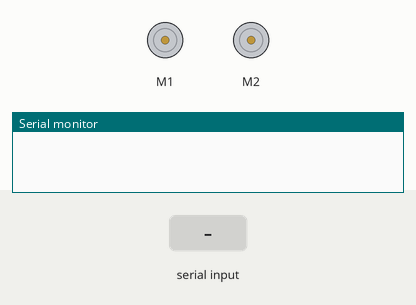
Simulated run of this sketch. Board: Arduino Uno, built with avr-gcc and run on an emulated ATmega328P. Parts: 2 × DC motor (green arrow = forward, orange = backward, longer = faster), the last lines printed to the serial monitor. The inputs (shaded band) are chosen by the test bench.

Above: at 1.2 s.
1.3 s: "90,45\n" received over Serial
At 2.0 s:
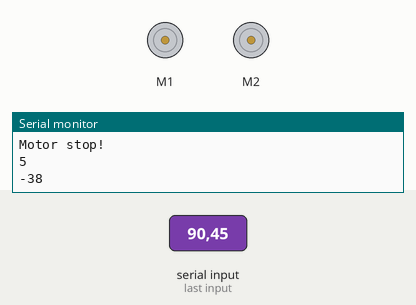
2.8 s: "30,150\n" received over Serial
At 3.8 s:
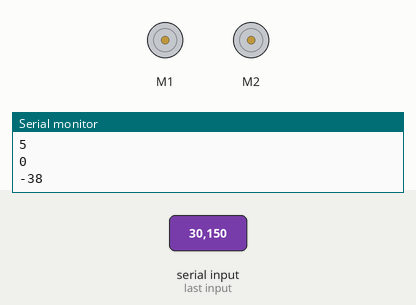
4.3 s: "2\n" received over Serial
At 5.3 s:
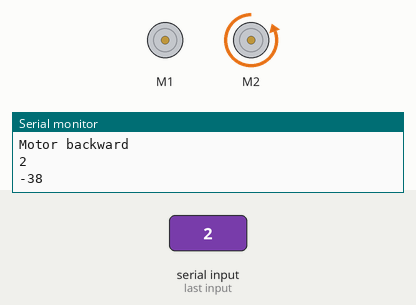
5.8 s: "1\n" received over Serial
At 6.4 s:
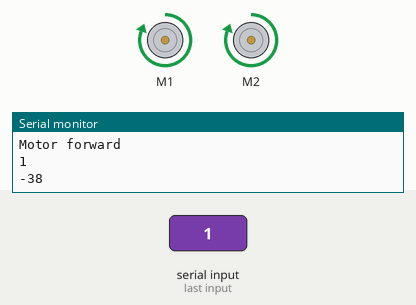
7.3 s: "200\n" received over Serial
At 8.5 s:
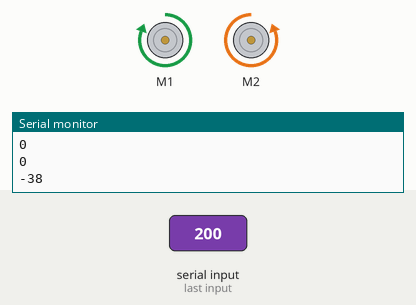
8.8 s: "3\n" received over Serial
At 9.8 s:
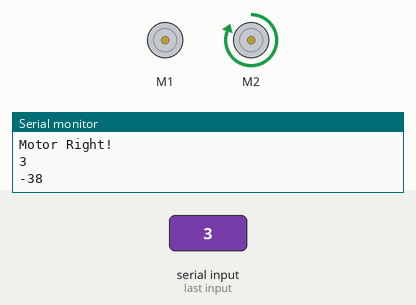
Timing chart, 0 to 11.3 s (numbered marks = the images above; inputs shaded):
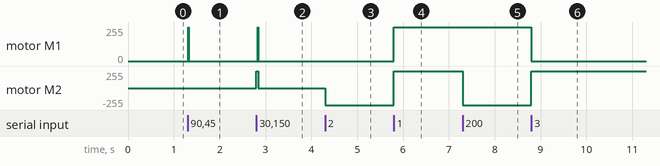

The sketch:

arduino_bluetooh_car.ino
```cpp
/*Autor: Jutair Rios*/
/*Projeto de um carrinho controlado por bluetooh utilizando a porta serial*/
/*A project of a car controlled by bluetooh through serial port*/
/*Shield Adafruit Shield l293d*/

#include <AFMotor.h>
AF_DCMotor motor1(1, MOTOR12_64KHZ);
AF_DCMotor motor2(2, MOTOR12_64KHZ);;
void setup() {
Serial.begin(9600); // set serial speed
motor1.setSpeed(255); //Set motor1 speed
motor2.setSpeed(255); //Set motor1 speed

}


void loop(){
while (Serial.available() == 0); // Do nothing if nothing sent
int val = Serial.read() - '0'; // Deduct ascii value of '0' to find numeric value of sent number

if (val == 1) { //
Serial.println("Motor forward");
drive_forward(); //Call forward function
Serial.flush();
}
else if (val == 3)//
{
Serial.println("Motor Right!");
right(); //Call right function
Serial.flush();
}
if (val == 2) { //
Serial.println("Motor backward");
drive_backward(); //Call backward function
Serial.flush();
}

if (val == 4) { //
Serial.println("Motor left");
left(); //Call right function
Serial.flush();
}

if (val == 5) { //
Serial.println("Motor stop!");
drive_stop(); //Call stop function
Serial.flush();
}
else // if not one of above command, do nothing
{
//val = val;
}
Serial.println(val);
Serial.flush(); // clear serial port
}
void drive_forward(){              //Motor forward function
  motor1.run(FORWARD);
  motor2.run(FORWARD);
}
void drive_backward(){                  //Motor backward function
  motor2.run(BACKWARD);
}
void drive_stop(){                //Motor stop function
 motor1.run(RELEASE);
 motor2.run(RELEASE);
}

void right(){ 			//Motor right function
  motor1.run(RELEASE);
  motor2.run(FORWARD);
}
void left(){			//Motor left function
   motor1.run(FORWARD);
  motor2.run(RELEASE);
}
```

Measured:
- after the input at 1.3 s, motor M1: stopped → forward 255/255 at once, → stopped 0.02 s later
- after the input at 2.8 s, motor M1: stopped → forward 255/255 at once, → stopped 0.02 s later; motor M2: stopped → forward 255/255 at once, → stopped 0.04 s later
- after the input at 4.3 s, motor M2: stopped → backward 255/255 at once
- after the input at 5.8 s, motor M1: stopped → forward 255/255 at once; motor M2: backward 255/255 → forward 255/255 at once
- after the input at 7.3 s, motor M2: forward 255/255 → backward 255/255 at once
- after the input at 8.8 s, motor M1: forward 255/255 → stopped at once; motor M2: backward 255/255 → forward 255/255 at once
